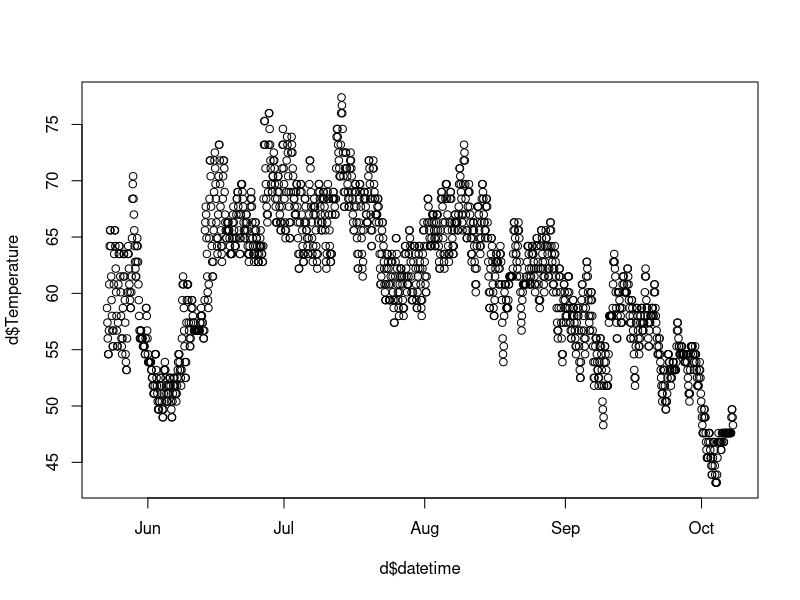

This figure's R source:

d <- read.csv("1998_Jackson_Cr_Lower_corrected.csv")
d$datetime <- strptime(paste(d$Date, d$Time), "%m/%d/%Y %H:%M:%S")
plot(d$datetime, d$Temperature)
